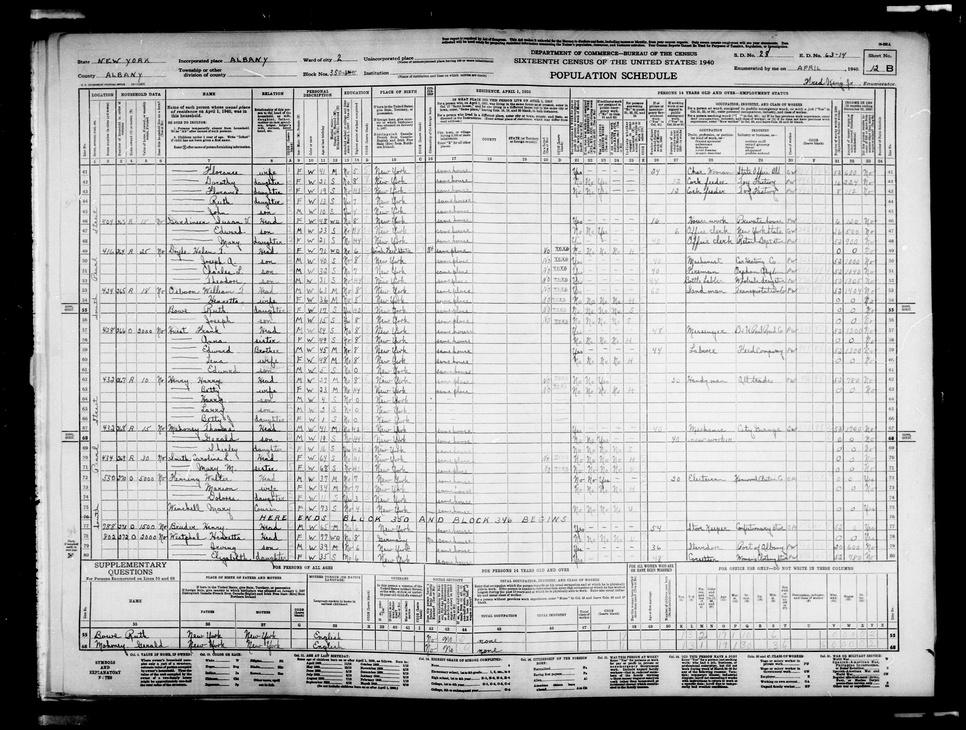
#> input picture crop1-original.jpg, 966 x 730 px, shrunk from 6042 x 4568 before the run
$ python connected_components_skimage.py crop1-original.jpg out.png
#> lines starting #> are read from the running program, lines starting #| are printed output that depends on the picture; after the words box and inside, x2 and y2 are one past the last pixel; in counts of white or black regions, pixels touching at a corner belong together
import numpy as np
from scipy import ndimage, misc
import sys
import skimage
from skimage.morphology import disk
from skimage import data
try:
    from skimage import filters
except ImportError:
    from skimage import filter as filters
import matplotlib.pyplot as plt
from skimage import measure

def otsu_threshold(img):
    img = to_gray(img)
    threshold_value = filters.threshold_otsu(img)
    img[img < threshold_value] = 0
    img[img >= threshold_value] = 255
    return img

# http://stackoverflow.com/questions/12201577/how-can-i-convert-an-rgb-image-into-grayscale-in-python
def to_gray(img):
    if len(img.shape) == 2 or img.shape[2] == 1:
        #Already gray
        return img
    r, g, b = img[:,:,0], img[:,:,1], img[:,:,2]

    gray = 0.2989 * r + 0.5870 * g + 0.1140 * b
    return gray

def median(img, kernal=3):
    img = to_gray(img)
    img = img.astype(np.uint8)
    img = filters.rank.median(img, disk(kernal))
    return img

def connect_components(img):
    img = median(img, 21)
    img = otsu_threshold(img)
    all_labels = measure.label(img)
    return all_labels

if __name__ == "__main__":
    input_path = sys.argv[1]
    output_path = sys.argv[2]

    img = ndimage.imread(input_path)
#> img is the input picture: shape (730, 966); min 0, max 255, mean 172.6
    img = connect_components(img)
#> in median, `img = filters.rank.median(img, disk(kernal))`:
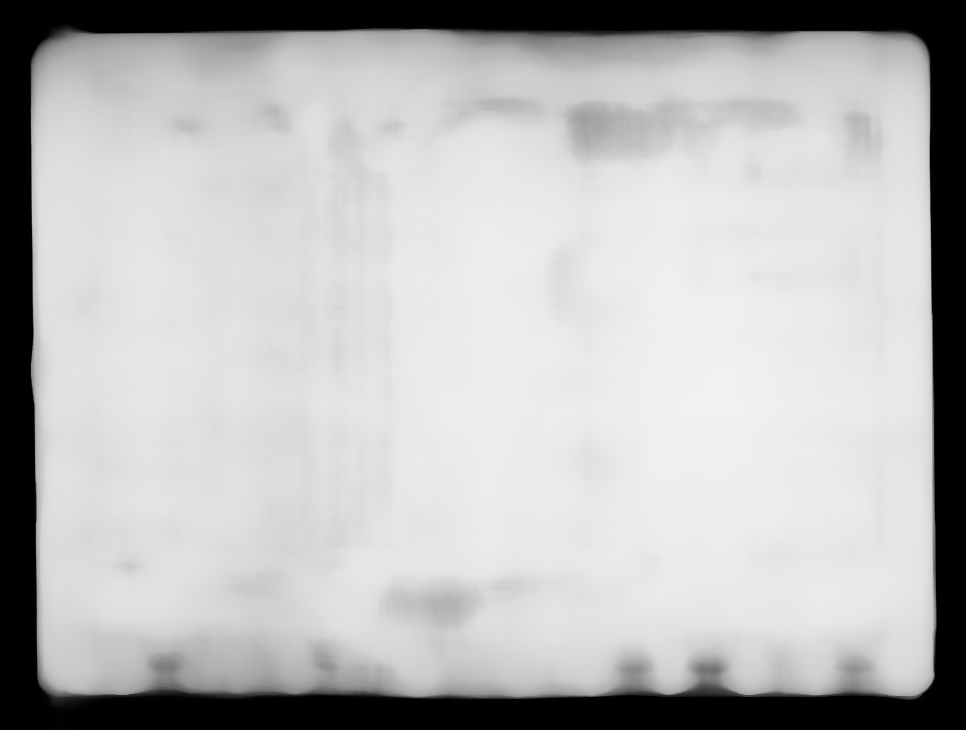
#> img: shape (730, 966); min 0, max 241, mean 184.1
#> in otsu_threshold, `threshold_value = filters.threshold_otsu(img)`: threshold_value = 112
#> in otsu_threshold, `img[img < threshold_value] = 0`:
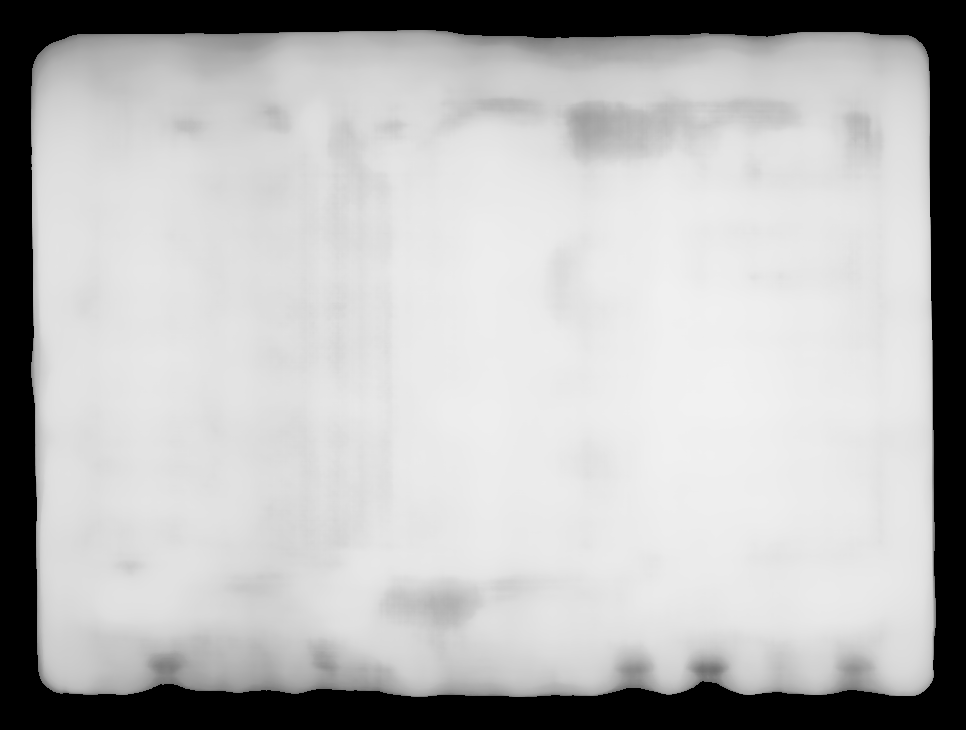
#> img: shape (730, 966); 2.6% of pixels changed, all inside (x1, y1, x2, y2) = (27, 0, 940, 730)
#> in otsu_threshold, `img[img >= threshold_value] = 255`:
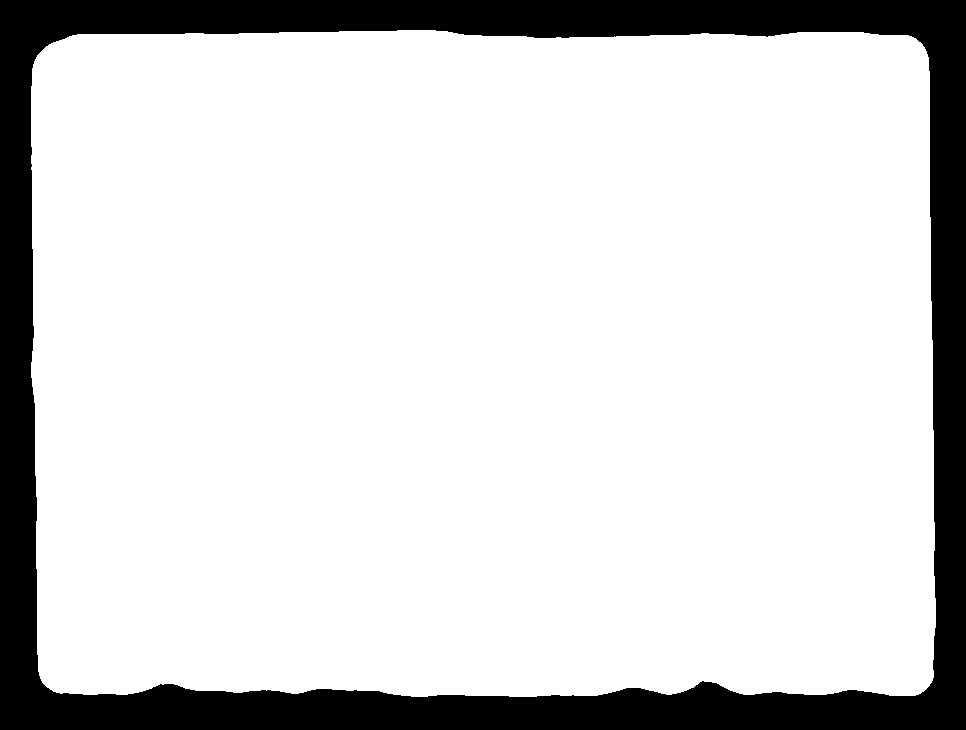
#> img: shape (730, 966); 83.8% white; 1 black region, box (x1, y1, x2, y2) and area: (0, 0, 966, 730) 114197
    plt.imsave(output_path, img, cmap='spectral')
